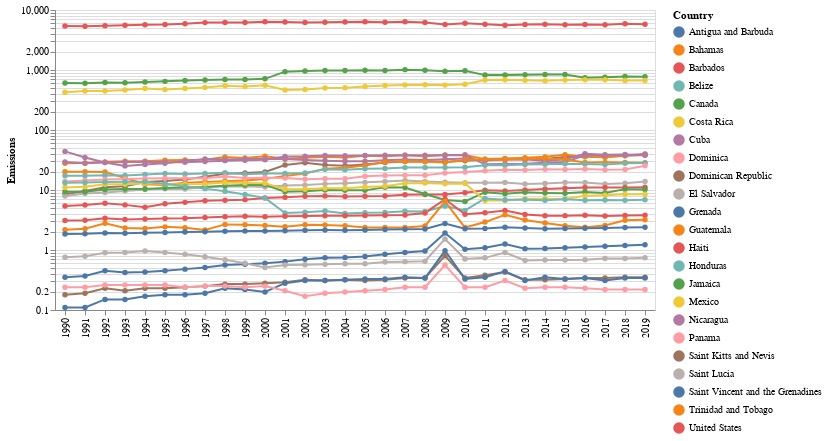

Source (notebook cell):
### Code cell
# we perform a similar functions to what we did above
# this time though notice that some countries exhibit this trend where there is the same pattern from 2009-2010
# be careful about the scale 
# just see if you can find a potential reason of why the countries exhibit this similar trend

north_df = df_filtered.loc[df_filtered['Continent'] == 'North America', :].drop(columns = ['Continent'])
fig_4 = alt.Chart(north_df.melt(id_vars='Country', var_name='Year', value_name='Value')).encode(
    x = alt.X('Year', title = None),
    y = alt.Y('Value', scale = alt.Scale(type = 'log'), title = 'Emissions'),
    color = alt.Color('Country')
).mark_line(point = True)

# display
fig_4

### Figure 1 — Vega-Lite specification as saved in the notebook (floating-point values rounded to 4 significant figures; data arrays with more than 128 entries replaced by an {"elided": "..."} marker saying what was removed)
{"config": {"view": {"continuousWidth": 400, "continuousHeight": 300}}, "data": {"name": "data-6a3f850df3d86520c667e619f666ab3c"}, "mark": {"type": "line", "point": true}, "encoding": {"color": {"field": "Country", "type": "nominal"}, "x": {"field": "Year", "title": null, "type": "nominal"}, "y": {"field": "Value", "scale": {"type": "log"}, "title": "Emissions", "type": "quantitative"}}, "$schema": "https://vega.github.io/schema/vega-lite/v4.17.0.json", "datasets": {"data-6a3f850df3d86520c667e619f666ab3c": {"elided": "690 records"}}}
